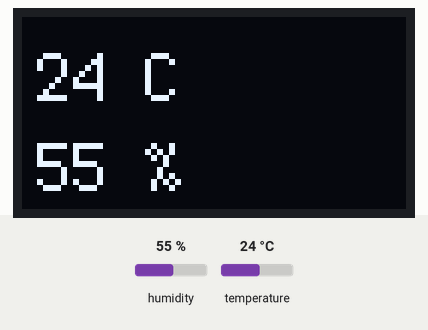
Recording of a program running on a simulated Raspberry Pi Pico running CircuitPython. Parts: 128×64 one-colour display. The test bench sets the inputs (shaded band); at power-on: humidity 55 %, temperature 24 °C.

Above: at 1.2 s.
1.3 s: humidity set to 22 %
At 2.9 s:
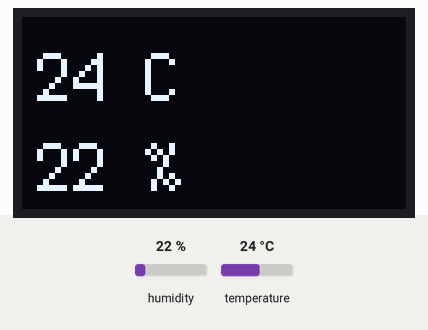
4.3 s: temperature set to 12 °C
At 5.3 s:
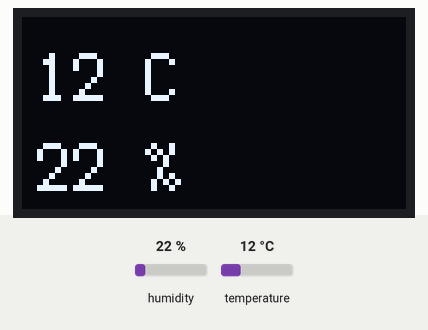
7.3 s: humidity set to 40 %
At 10.1 s:
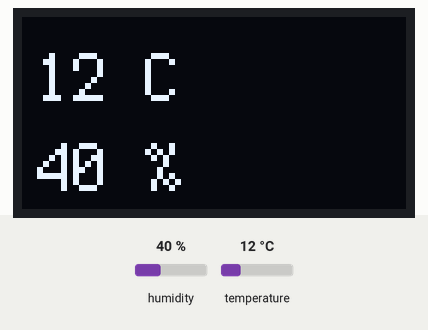
10.7 s: temperature set to 19 °C
At 12.5 s:
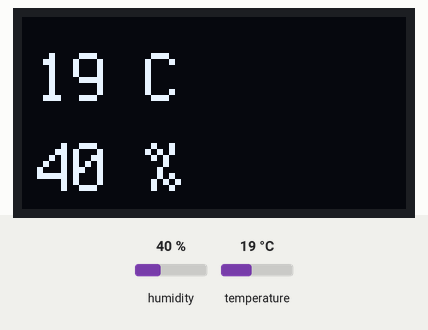
Timing chart, 0 to 14.0 s (numbered marks = the images above; inputs shaded):
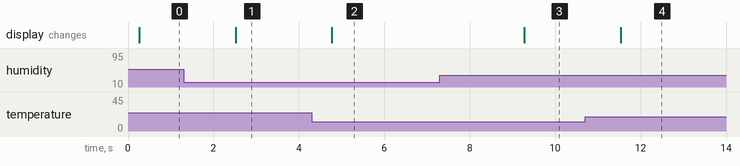

Measured:
- after the input at 1.3 s, the display: changes after 1.2 s (image 1)
- after the input at 4.3 s, the display: changes after 0.47 s (image 2)
- after the input at 7.3 s, the display: changes after 2.0 s (image 3)
- after the input at 10.7 s, the display: changes after 0.83 s (image 4)

The program:

tempHumidity.py
```python
# esempio1.py
# Mostra temperatura e umidità sul display OLED
# Compatibile CircuitPython 10

import time
import board
import busio
import displayio
import terminalio

from i2cdisplaybus import I2CDisplayBus

import adafruit_dht
import adafruit_displayio_ssd1306
from adafruit_display_text import label


displayio.release_displays()

# I2C OLED
i2c = busio.I2C(scl=board.GP21, sda=board.GP20)

display_bus = I2CDisplayBus(i2c, device_address=0x3C)

display = adafruit_displayio_ssd1306.SSD1306(
    display_bus,
    width=128,
    height=64
)

dht = adafruit_dht.DHT11(board.GP3)

group = displayio.Group()

testo = label.Label(
    terminalio.FONT,
    text="Avvio...",
    color=0xFFFFFF,
    scale=2,
    x=5,
    y=20
)

group.append(testo)

# In CP10 meglio usare root_group invece di show()
display.root_group = group

while True:

    try:
        temperatura = dht.temperature
        umidita = dht.humidity

        testo.text = (
            str(temperatura) + " C\n"
            + str(umidita) + " %"
        )

    except Exception:
        testo.text = "Errore"

    time.sleep(2)
```
